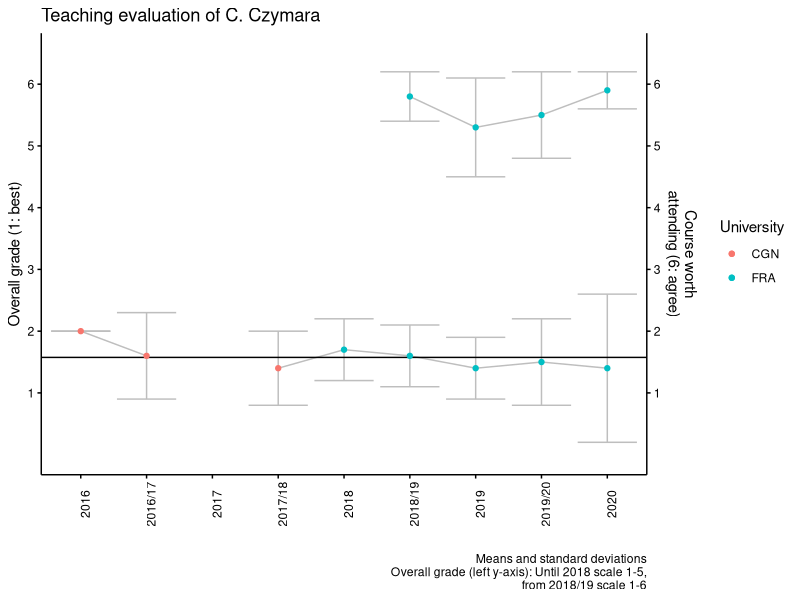

Reproduce this figure in R.


### plot time trend of course evaluations

evals <- data.frame("semester" = c("2016", "2016/17", "2017", "2017/18",
                                   # frankfurt
                                   "2018", "2018/19",
                                   "2019", "2019/20",
                                   "2020"),
                    "mean" = c(2, 1.6, NA, 1.4,
                               # frankfurt
                               1.7,
                               1.6, 1.4,
                               1.5, 1.4
                               ),
                    "sd" = c(0, 0.7, NA, 0.6,
                             # frankfurt
                             0.5,
                             0.5, 0.5,
                             0.7, 1.2
                             ),
                    "n" = c(5, 21, NA, 18,
                            # frankfurt
                            6,
                            10, 8,
                            12, 19
                            ),
                    "University" = c("CGN", "CGN", "CGN", "CGN",
                              "FRA", "FRA", "FRA", "FRA", "FRA"),
                    "worth" = c (NA, NA, NA, NA, NA,
                                 5.8, 5.3, 5.5, 5.9),
                    "worthSD" = c (NA, NA, NA, NA, NA,
                                 0.4, 0.8, 0.7, 0.3)
                    )

evals$grandmean <- mean(evals$mean, na.rm = T)

evals$worthgrandmean <- mean(evals$worth, na.rm = T)

library(ggplot2); theme_set(theme_bw() +
                              theme(axis.line = element_line(colour = "black"),
                                    panel.grid.major = element_blank(),
                                    panel.grid.minor = element_blank(),
                                    panel.border = element_blank(),
                                    panel.background = element_blank(),
                                    axis.text = element_text(color="black"),
                                    axis.ticks = element_line(colour = "black")))

# win.metafile("C:/Users/czymara.local/PowerFolders/teaching/teachingevaluations/out/evalovertime.wmf")
dev.copy(png, "C:/Users/czymara.local/PowerFolders/teaching/teachingevaluations/out/evalovertime.png",
         units="px", width=1600, height=1600, res=300)
ggplot(data = evals, aes(y = semester,
                         x = mean,
                         colour = University)) +
  geom_errorbarh(aes(xmin = mean - sd,
                     xmax = mean + sd),
                 colour = "grey") +
  xlab("Overall grade (1: best)") + ylab("") +
  theme(axis.text.x = element_text(angle = 90)) +
  labs(title = "Teaching evaluation of C. Czymara",
       caption = "Means and standard deviations
       Overall grade (left y-axis): Until 2018 scale 1-5,
       from 2018/19 scale 1-6") +
  geom_path(aes(group = 1), colour = "grey") +
  geom_vline(xintercept = evals$grandmean ,
             colour = "black") +
  geom_point() +
  geom_errorbarh(data = evals, aes(xmin = worth - worthSD,
                     xmax = worth + worthSD),
                 colour = "grey") +
  scale_x_continuous(limits = c(0, 6.5), breaks = c(1:6),
                     sec.axis = sec_axis(~. , breaks = c(1:6),
                                         name = "Course worth\nattending (6: agree)")
                     ) +
  geom_path(data = evals, aes(x = worth, group = 1), colour = "grey") +  # add the second axis
  geom_point(data = evals, aes(y = semester,
                               x = worth,
                               colour = University)) +
coord_flip()
dev.off()
